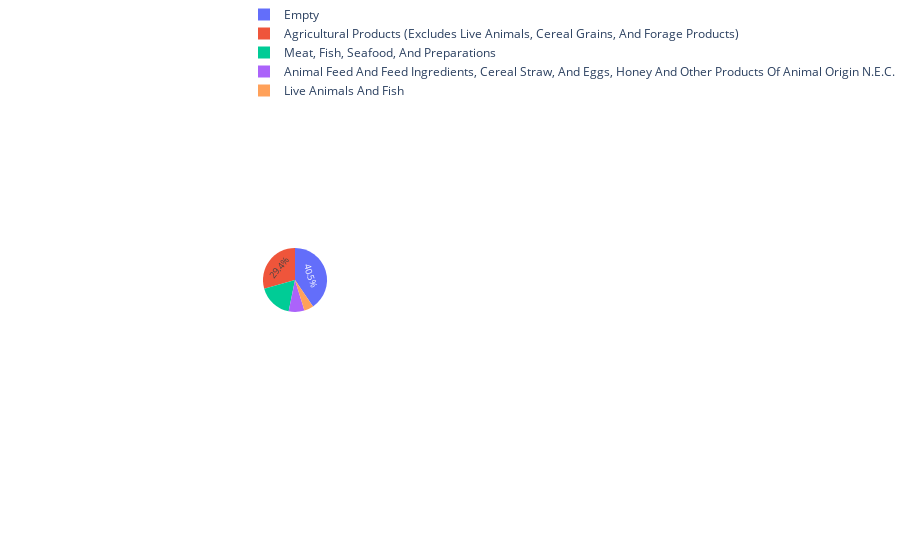

Notebook source saved alongside this figure:
### Code cell
from math import pi
import pandas as pd
import numpy as np
import plotly.graph_objects as go

df2 = pd.DataFrame(df1, columns=['Commodity_Group'])
records = df2.to_records(index=False)

new_list = []

for i in records:
    for j in i:
        if j != '':
            new_list.append(j)
        
#print(new_list)

origin_data = Counter(new_list)
#print(origin_data)
#print(len(origin_data))
labels = list(origin_data.keys())[0:5]
values = list(origin_data.values())[0:5]

fig = go.Figure(data=[go.Pie(labels=labels, values=values, pull=[0, 0, 0, 0])])
fig.update_traces(textposition='inside', textinfo='percent')
fig.update_layout(uniformtext_minsize=8, uniformtext_mode='hide')
fig.update_layout(margin=dict(t=0, b=0, l=300, r=300))
fig.show()

print("Top 5 Cargo Groups Arriving to Toronto")

### Figure 1 — Plotly figure (JSON) as saved in the notebook; plotly's stock layout.template omitted (floating-point values rounded to 4 significant figures)
{"data": [{"labels": ["Empty", "Live Animals And Fish", "Agricultural Products (Excludes Live Animals, Cereal Grains, And Forage Products)", "Animal Feed And Feed Ingredients, Cereal Straw, And Eggs, Honey And Other Products Of Animal Origin N.E.C.", "Meat, Fish, Seafood, And Preparations"], "pull": [0, 0, 0, 0], "textinfo": "percent", "textposition": "inside", "type": "pie", "values": [51, 6, 37, 10, 22]}], "layout": {"margin": {"b": 0, "l": 300, "r": 300, "t": 0}, "uniformtext": {"minsize": 8, "mode": "hide"}}}
